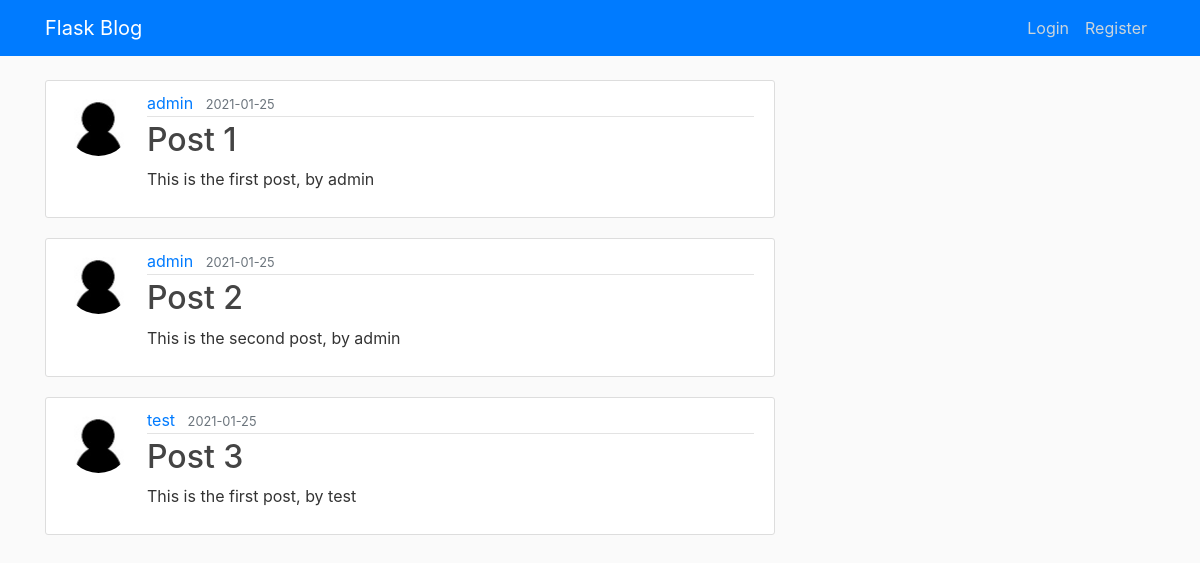
The page /home on the database its author committed.
### flaskblog/models.py (models this page shows, shortened)
class Post(db.Model):
    id = db.Column(db.Integer, primary_key=True)
    title = db.Column(db.String(100), nullable=False)
    date_posted = db.Column(db.DateTime, nullable=False, default=datetime.utcnow)
    content = db.Column(db.Text, nullable=False)
    user_id = db.Column(db.Integer, db.ForeignKey('user.id'), nullable=False)

class User(db.Model, UserMixin):
    id = db.Column(db.Integer, primary_key=True)
    username = db.Column(db.String(20), unique=True, nullable=False)
    email = db.Column(db.String(120), unique=True, nullable=False)
    image_file = db.Column(db.String(20), nullable=False, default='default.jpg')
    password = db.Column(db.String(60), nullable=False)
    posts = db.relationship('Post', backref='author', lazy=True)

### flaskblog/routes.py (the view)
@app.route("/")
@app.route("/home")
def home():
    posts = Post.query.all()
    return render_template('home.html', posts=posts)

### flaskblog/templates/home.html
{% extends "layout.html" %}
{% block content %}
    {% for post in posts %}
        <article class="media content-section">
          <img class="rounded-circle article-img" src="{{ url_for('static', filename='pics/' + post.author.image_file) }}">
          <div class="media-body">
            <div class="article-metadata">
              <a class="mr-2" href="#">{{ post.author.username }}</a>
              <small class="text-muted">{{ post.date_posted.strftime('%Y-%m-%d') }}</small>
            </div>
            <h2>{{ post.title }}</h2>
            <p class="article-content">{{ post.content }}</p>
          </div>
        </article>
    {% endfor %}
{% endblock content %}

### flaskblog/templates/layout.html (shortened to what this page needs)
<!DOCTYPE html>
<html>
<head>
    <link rel="stylesheet" href="https://maxcdn.bootstrapcdn.com/bootstrap/4.0.0/css/bootstrap.min.css">
    <link rel="stylesheet" type="text/css" href="{{ url_for('static', filename='main.css') }}">
</head>
<body>
    <header class="site-header">
      <nav class="navbar navbar-expand-md navbar-dark bg-primary fixed-top">
        <div class="container">
          <a class="navbar-brand mr-4" href="/">Flask Blog</a>
          <div class="collapse navbar-collapse" id="navbarToggle">
            <div class="navbar-nav">
                {% if current_user.is_authenticated %}
                    <a class="nav-item nav-link" href="{{ url_for('account') }}">My Account</a>
                    <a class="nav-item nav-link" href="{{ url_for('logout') }}">Logout</a>
                {% else %}
                    <a class="nav-item nav-link" href="{{ url_for('login') }}">Login</a>
                    <a class="nav-item nav-link" href="{{ url_for('register') }}">Register</a>
                {% endif %}
            </div>
          </div>
        </div>
      </nav>
    </header>
    <main role="main" class="container">
      <div class="row">
        <div class="col-md-8">
          {% block content %}{% endblock %}
        </div>
        </div>
    </main>
</body>
</html>

### flaskblog/static/main.css (style rules this page uses)
body { background: #fafafa; color: #333333; margin-top: 5rem; }
h1, h2, h3, h4, h5, h6 { color: #444444; }
.site-header .navbar-nav .nav-link { color: #cbd5db; }
.content-section { background: #ffffff; padding: 10px 20px; border: 1px solid #dddddd; border-radius: 3px; margin-bottom: 20px; }
.article-content { white-space: pre-line; }
.article-img { height: 65px; width: 65px; margin-right: 16px; }
.article-metadata { padding-bottom: 1px; margin-bottom: 4px; border-bottom: 1px solid #e3e3e3 }

### rows shown on the page
Post: image_file (placeholder picture), author.username "admin", date_posted "2021-01-25", title "Post 1", content "This is the first post, by admin"
Post: image_file (placeholder picture), author.username "admin", date_posted "2021-01-25", title "Post 2", content "This is the second post, by admin"
Post: image_file (placeholder picture), author.username "test", date_posted "2021-01-25", title "Post 3", content "This is the first post, by test"
